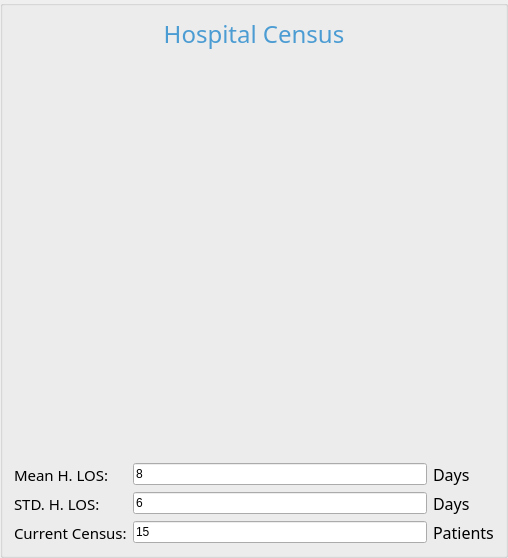
               <widget class="QGroupBox" name="groupBox_2">
                <property name="title">
                 <string/>
                </property>
                <property name="checkable">
                 <bool>false</bool>
                </property>
                <layout class="QVBoxLayout" name="verticalLayout_2">
                 <item>
                  <widget class="QLabel" name="label_9">
                   <property name="font">
                    <font>
                     <family>微软雅黑</family>
                     <pointsize>18</pointsize>
                    </font>
                   </property>
                   <property name="text">
                    <string>&lt;html&gt;&lt;head/&gt;&lt;body&gt;&lt;p&gt;&lt;span style=&quot; color:#4b9cd3;&quot;&gt;Hospital Census&lt;/span&gt;&lt;/p&gt;&lt;/body&gt;&lt;/html&gt;</string>
                   </property>
                   <property name="alignment">
                    <set>Qt::AlignCenter</set>
                   </property>
                  </widget>
                 </item>
                 <item>
                  <widget class="QLabel" name="Hospital_Graph_Label">
                   <property name="minimumSize">
                    <size>
                     <width>480</width>
                     <height>360</height>
                    </size>
                   </property>
                   <property name="text">
                    <string/>
                   </property>
                  </widget>
                 </item>
                 <item>
                  <spacer name="verticalSpacer_2">
                   <property name="orientation">
                    <enum>Qt::Vertical</enum>
                   </property>
                   <property name="sizeType">
                    <enum>QSizePolicy::Fixed</enum>
                   </property>
                   <property name="sizeHint" stdset="0">
                    <size>
                     <width>17</width>
                     <height>40</height>
                    </size>
                   </property>
                  </spacer>
                 </item>
                 <item>
                  <layout class="QGridLayout" name="gridLayout_2">
                   <item row="0" column="0">
                    <widget class="QLabel" name="label_11">
                     <property name="font">
                      <font>
                       <family>微软雅黑</family>
                       <pointsize>11</pointsize>
                      </font>
                     </property>
                     <property name="text">
                      <string>Mean H. LOS:</string>
                     </property>
                    </widget>
                   </item>
                   <item row="0" column="1">
                    <widget class="QLineEdit" name="Hospital_LOS_Mean_Edit">
                     <property name="text">
                      <string>8</string>
                     </property>
                    </widget>
                   </item>
                   <item row="0" column="2">
                    <widget class="QLabel" name="label_12">
                     <property name="font">
                      <font>
                       <family>微软雅黑</family>
                       <pointsize>12</pointsize>
                      </font>
                     </property>
                     <property name="text">
                      <string>Days</string>
                     </property>
                    </widget>
                   </item>
                   <item row="1" column="0">
                    <widget class="QLabel" name="label_13">
                     <property name="font">
                      <font>
                       <family>微软雅黑</family>
                       <pointsize>11</pointsize>
                      </font>
                     </property>
                     <property name="text">
                      <string>STD. H. LOS:</string>
                     </property>
                    </widget>
                   </item>
                   <item row="1" column="1">
                    <widget class="QLineEdit" name="Hospital_LOS_Std_Edit">
                     <property name="text">
                      <string>6</string>
                     </property>
                    </widget>
                   </item>
                   <item row="1" column="2">
                    <widget class="QLabel" name="label_14">
                     <property name="font">
                      <font>
                       <family>微软雅黑</family>
                       <pointsize>12</pointsize>
                      </font>
                     </property>
                     <property name="text">
                      <string>Days</string>
                     </property>
                    </widget>
                   </item>
                   <item row="2" column="0">
                    <widget class="QLabel" name="label_15">
                     <property name="font">
                      <font>
                       <family>微软雅黑</family>
                       <pointsize>11</pointsize>
                      </font>
                     </property>
                     <property name="text">
                      <string>Current Census:</string>
                     </property>
                    </widget>
                   </item>
                   <item row="2" column="1">
                    <widget class="QLineEdit" name="Hospital_Census_Edit">
                     <property name="text">
                      <string>15</string>
                     </property>
                    </widget>
                   </item>
                   <item row="2" column="2">
                    <widget class="QLabel" name="label_16">
                     <property name="font">
                      <font>
                       <family>微软雅黑</family>
                       <pointsize>12</pointsize>
                      </font>
                     </property>
                     <property name="text">
                      <string>Patients</string>
                     </property>
                    </widget>
                   </item>
                  </layout>
                 </item>
                </layout>
               </widget>
